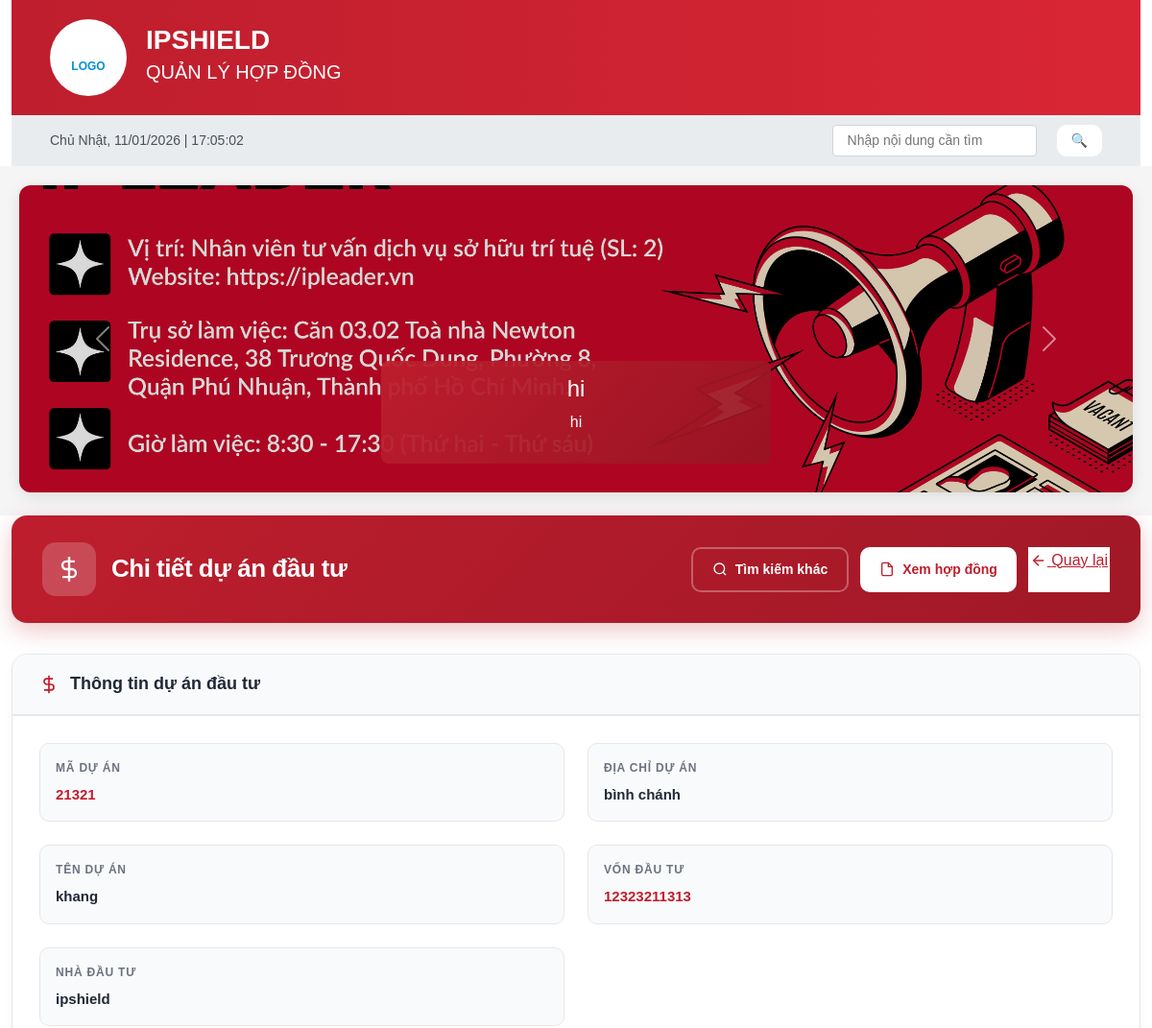
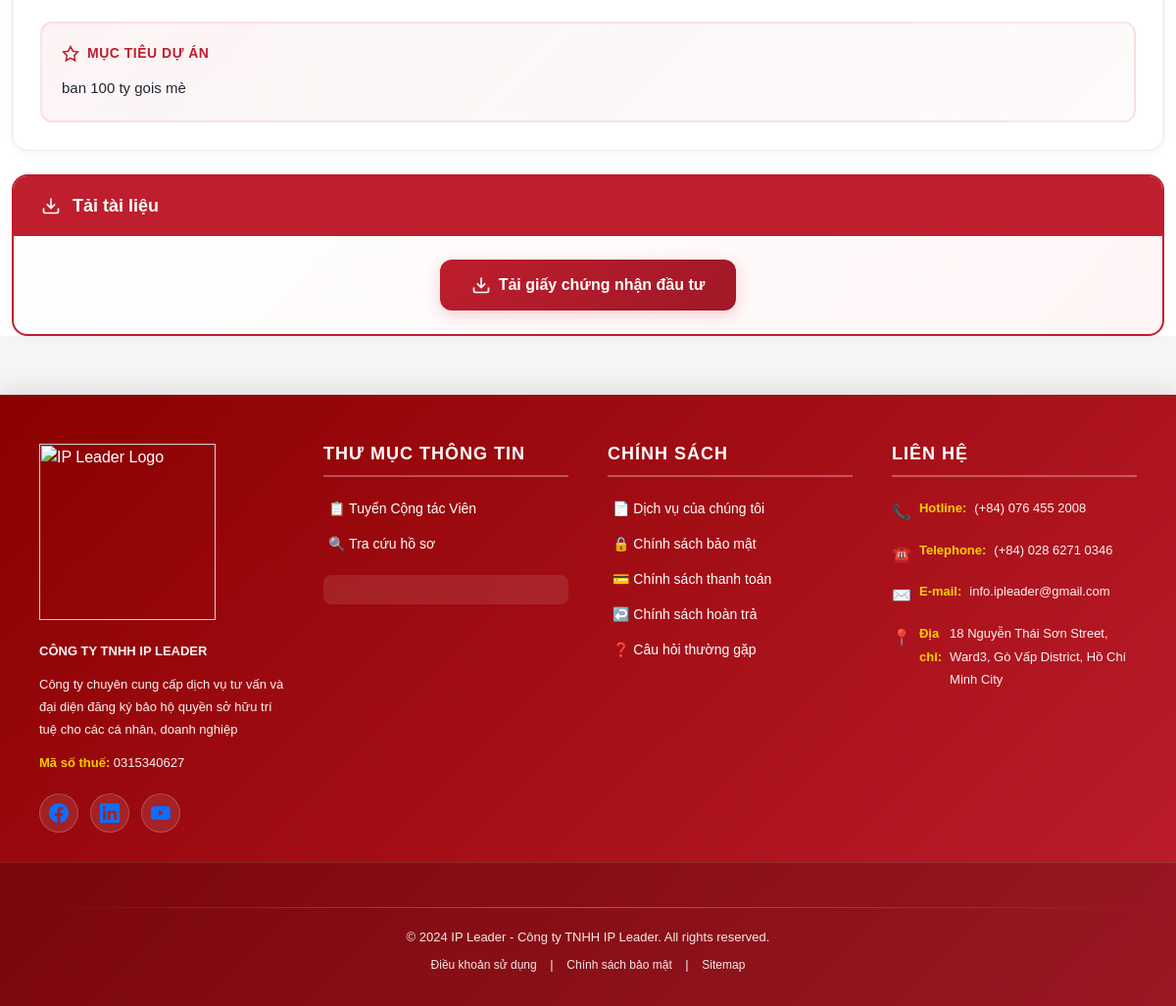
Page /investment/1/ on the committed database (2 pictures, top to bottom).
### ipshieldapp/models.py (models this page shows, shortened)
class Slider(models.Model):
    title = models.CharField(max_length=255)
    description = models.CharField(max_length=255, blank=True)
    image = models.ImageField(upload_to='sliders/')
    is_active = models.BooleanField(default=True)

class InvestmentService(models.Model):
    contract = models.OneToOneField(
        Contract,
        on_delete=models.CASCADE,
        related_name='investment'
    )
    project_code = models.CharField(
        max_length=100,
        unique=True,
        blank=True,
        null=True,
        verbose_name='Mã dự án'
    )
    investor = models.CharField(
        max_length=255,
        blank=True,
        null=True,
        verbose_name='Nhà đầu tư'
    )
    project_name = models.CharField(
        max_length=255,
        blank=True,
        null=True,
        verbose_name='Tên dự án'
    )
    objective = models.TextField(
        blank=True,
        null=True,
        verbose_name='Mục tiêu dự án'
    )
    address = models.CharField(
        max_length=255,
        blank=True,
        null=True,
        verbose_name='Địa chỉ'
    )
    total_capital = models.CharField(
        max_length=100,
        blank=True,
        null=True,
        verbose_name='Tổng vốn'
    )
    certificate_file = models.FileField(
        upload_to='images/certificates/',
        blank=True,
        null=True,
        verbose_name='File chứng nhận'
    )
    class Meta:
        verbose_name = 'Đầu tư'
        verbose_name_plural = 'Đầu tư'

### ipshieldapp/views.py (the view)
# urls.py: path('investment/<int:investment_id>/', views.investment_detail, name='investment_detail'),
def investment_detail(request, investment_id):
    investment = get_object_or_404(InvestmentService, id=investment_id)
    contract = investment.contract
    context = {
        'investment': investment,
        'contract': contract,
    }
    return render(request, 'investment_detail.html', context)

### templates/investment_detail.html (shortened to what this page needs)
{% extends "base.html" %}
{% block body_block %}
{% load static %}
<div class="container mt-4">
    <div class="investment-header">
        <div class="header-left">
            <div class="icon-wrapper">
                <svg width="28" height="28" viewBox="0 0 24 24" fill="none" stroke="currentColor" stroke-width="2">
                    <line x1="12" y1="1" x2="12" y2="23"></line>
                    <path d="M17 5H9.5a3.5 3.5 0 0 0 0 7h5a3.5 3.5 0 0 1 0 7H6"></path>
                </svg>
            </div>
            <h2 class="mb-0">Chi tiết dự án đầu tư</h2>
        </div>
        <div class="header-actions">
            <a href="{% url 'investment_search' %}" class="btn btn-outline">
                <svg width="16" height="16" viewBox="0 0 24 24" fill="none" stroke="currentColor" stroke-width="2">
                    <circle cx="11" cy="11" r="8"></circle>
                    <path d="m21 21-4.35-4.35"></path>
                </svg>
                Tìm kiếm khác
            </a>
            <a href="{% url 'contract_detail' id=contract.id %}" class="btn btn-primary">
                <svg width="16" height="16" viewBox="0 0 24 24" fill="none" stroke="currentColor" stroke-width="2">
                    <path d="M14 2H6a2 2 0 0 0-2 2v16a2 2 0 0 0 2 2h12a2 2 0 0 0 2-2V8z"></path>
                    <polyline points="14 2 14 8 20 8"></polyline>
                </svg>
                Xem hợp đồng
            </a>
            <a href="{% url 'contract_investment_search' %}" class="btn-back">
                <svg width="18" height="18" viewBox="0 0 24 24" fill="none" stroke="currentColor" stroke-width="2">
                    <line x1="19" y1="12" x2="5" y2="12"></line>
                    <polyline points="12 19 5 12 12 5"></polyline>
                </svg>
                Quay lại
            </a>
        </div>
    </div>
    <div class="info-card mb-4">
        <div class="card-header">
            <svg width="20" height="20" viewBox="0 0 24 24" fill="none" stroke="currentColor" stroke-width="2">
                <line x1="12" y1="1" x2="12" y2="23"></line>
                <path d="M17 5H9.5a3.5 3.5 0 0 0 0 7h5a3.5 3.5 0 0 1 0 7H6"></path>
            </svg>
            <h5 class="mb-0">Thông tin dự án đầu tư</h5>
        </div>
        <div class="card-body">
            <div class="row">
                <div class="col-md-6">
                    <div class="detail-grid">
                        <div class="detail-item">
                            <span class="detail-label">Mã dự án</span>
                            <span class="detail-value text-primary fw-bold">{{ investment.project_code }}</span>
                        </div>
                        <div class="detail-item">
                            <span class="detail-label">Tên dự án</span>
                            <span class="detail-value fw-bold">{{ investment.project_name }}</span>
                        </div>
                        <div class="detail-item">
                            <span class="detail-label">Nhà đầu tư</span>
                            <span class="detail-value">{{ investment.investor }}</span>
                        </div>
                    </div>
                </div>
                <div class="col-md-6">
                    <div class="detail-grid">
                        <div class="detail-item">
                            <span class="detail-label">Địa chỉ dự án</span>
                            <span class="detail-value">{{ investment.address }}</span>
                        </div>
                        <div class="detail-item">
                            <span class="detail-label">Vốn đầu tư</span>
                            <span class="detail-value text-primary fw-bold">{{ investment.total_capital }}</span>
                        </div>
                    </div>
                </div>
            </div>
            <div class="row mt-4">
                <div class="col-md-12">
                    <div class="objective-box">
                        <div class="objective-label">
                            <svg width="18" height="18" viewBox="0 0 24 24" fill="none" stroke="currentColor" stroke-width="2">
                                <path d="M12 2l3.09 6.26L22 9.27l-5 4.87 1.18 6.88L12 17.77l-6.18 3.25L7 14.14 2 9.27l6.91-1.01L12 2z"></path>
                            </svg>
                            <span>Mục tiêu dự án</span>
                        </div>
                        <div class="objective-content">{{ investment.objective }}</div>
                    </div>
                </div>
            </div>
        </div>
    </div>
    {% if investment.certificate_file %}
    <div class="card mb-4 download-card">
        <div class="card-header">
            <svg width="20" height="20" viewBox="0 0 24 24" fill="none" stroke="currentColor" stroke-width="2">
                <path d="M21 15v4a2 2 0 0 1-2 2H5a2 2 0 0 1-2-2v-4"></path>
                <polyline points="7 10 12 15 17 10"></polyline>
                <line x1="12" y1="15" x2="12" y2="3"></line>
            </svg>
            <h5 class="mb-0">Tải tài liệu</h5>
        </div>
        <div class="card-body text-center py-4">
            <a href="{% url 'download_investment_certificate' investment.id %}"
               class="btn btn-download">
                <svg width="20" height="20" viewBox="0 0 24 24" fill="none"
                     stroke="currentColor" stroke-width="2">
                    <path d="M21 15v4a2 2 0 0 1-2 2H5a2 2 0 0 1-2-2v-4"></path>
                    <polyline points="7 10 12 15 17 10"></polyline>
                    <line x1="12" y1="15" x2="12" y2="3"></line>
                </svg>
                Tải giấy chứng nhận đầu tư
            </a>
        </div>
    </div>
    {% endif %}
</div>
{% endblock %}

### templates/base.html (shortened to what this page needs)
{% load static %}
<head>
    <link href="https://cdn.jsdelivr.net/npm/bootstrap@5.3.8/dist/css/bootstrap.min.css" rel="stylesheet">
    <link href="{% static 'css/base.css' %}" rel="stylesheet">
</head>
    <div class="container">
        <div class="header">
            <div class="header-logo">
                <br>LOGO
            </div>
            <div class="header-title">
                <h1>IPSHIELD</h1>
                <h2>QUẢN LÝ HỢP ĐỒNG</h2>
            </div>
        </div>
                <div class="top-bar">
           <div id="realtime-clock"></div>
            <div class="language-selector d-flex align-items-center gap-3">
                 <input type="text" placeholder="Nhập nội dung cần tìm"
                    style="margin-left: 20px; padding: 5px 15px; border: 1px solid #ced4da; border-radius: 4px;">
                <button class="btn btn-primary" style="padding: 6px 15px; margin-left: 5px;">🔍</button>
            </div>
            </div>
        </div>
<div class="carousel-section" style="margin:20px; box-shadow:0 4px 15px rgba(0,0,0,0.1); border-radius:12px; overflow:hidden;">
    <div id="mainCarousel" class="carousel slide" data-bs-ride="carousel" data-bs-interval="3500">
        <div class="carousel-inner">
            {% for slider in sliders %}
            <div class="carousel-item {% if forloop.first %}active{% endif %}">
                <img src="{{ slider.image.url }}"
                     class="d-block w-100"
                     alt="{{ slider.title }}"
                     style="height:320px; object-fit:cover; filter:brightness(0.85);">
                <div class="carousel-caption d-none d-md-block"
                     style="background:linear-gradient(135deg, rgba(190,30,45,.95), rgba(150,20,35,.9));
                            padding:15px 30px;
                            border-radius:8px;
                            bottom:30px;
                            left:50%;
                            transform:translateX(-50%);
                            max-width:80%;">
                    <h4>{{ slider.title }}</h4>
                    <p>{{ slider.description }}</p>
                </div>
            </div>
            {% endfor %}
        </div>
        <button class="carousel-control-prev" type="button" data-bs-target="#mainCarousel" data-bs-slide="prev">
            <span class="carousel-control-prev-icon"></span>
        </button>
        <button class="carousel-control-next" type="button" data-bs-target="#mainCarousel" data-bs-slide="next">
            <span class="carousel-control-next-icon"></span>
        </button>
    </div>
</div>
 {% block body_block %}
              {% endblock %}
    <footer class="site-footer">
        <div class="footer-content">
            <div class="footer-section">
                <div class="footer-logo">
                    <img src="https://ipleader.vn/wp-content/uploads/2021/01/IPLEADER-LOGO-WHITE-01.png" alt="IP Leader Logo" width="180px">
                </div>
                <p class="company-name">CÔNG TY TNHH IP LEADER</p>
                <p class="company-desc">Công ty chuyên cung cấp dịch vụ tư vấn và đại diện đăng ký bảo hộ quyền sở hữu trí tuệ cho các cá nhân, doanh nghiệp</p>
                <p><strong>Mã số thuế:</strong> 0315340627</p>
                <div class="social-icons">
                    <a href="#" class="social-icon facebook" title="Facebook">
                    </a>
                    <a href="#" class="social-icon linkedin" title="LinkedIn">
                    </a>
                    <a href="#" class="social-icon youtube" title="YouTube">
                    </a>
                </div>
            </div>
            <div class="footer-section">
                <h5>Thư mục thông tin</h5>
                <ul>
                    <li><a href="#">📋 Tuyển Cộng tác Viên</a></li>
                    <li><a href="#">🔍 Tra cứu hồ sơ</a></li>
                </ul>
                <div class="certification-badge">
                </div>
            </div>
            <div class="footer-section">
                <h5>Chính sách</h5>
                <ul>
                    <li><a href="#">📄 Dịch vụ của chúng tôi</a></li>
                    <li><a href="#">🔒 Chính sách bảo mật</a></li>
                    <li><a href="#">💳 Chính sách thanh toán</a></li>
                    <li><a href="#">↩️ Chính sách hoàn trả</a></li>
                    <li><a href="#">❓ Câu hỏi thường gặp</a></li>
                </ul>
            </div>
            <div class="footer-section">
                <h5>Liên hệ</h5>
                <div class="contact-info">
                    <p><span class="contact-icon">📞</span> <strong>Hotline:</strong> (+84) 076 455 2008</p>
                    <p><span class="contact-icon">☎️</span> <strong>Telephone:</strong>(+84) 028 6271 0346</p>
                    <p><span class="contact-icon">✉️</span> <strong>E-mail:</strong> info.ipleader@gmail.com</p>
                    <p><span class="contact-icon">📍</span> <strong>Địa chỉ:</strong>18 Nguyễn Thái Sơn Street, Ward3, Gò Vấp District, Hồ Chí Minh City</p>
                </div>
            </div>
        </div>
        <div class="footer-bottom">
            <div class="footer-divider"></div>
            <p>© 2024 IP Leader - Công ty TNHH IP Leader. All rights reserved.</p>
            <p class="footer-links">
                <a href="#">Điều khoản sử dụng</a> |
                <a href="#">Chính sách bảo mật</a> |
                <a href="#">Sitemap</a>
            </p>
        </div>
    </footer>

### rows in the picture
Slider: image (picture), title "hi", description "hi"
InvestmentService: project_code "21321", project_name "khang", investor "ipshield", address "bình chánh", total_capital "12323211313", objective "ban 100 ty gois mè"
